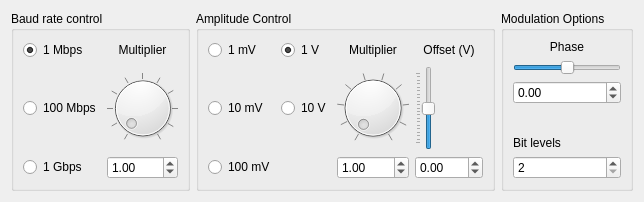
<?xml version="1.0" encoding="UTF-8"?>
<ui version="4.0">
 <class>PRBSGenerator</class>
 <widget class="QWidget" name="PRBSGenerator">
  <property name="geometry">
   <rect>
    <x>0</x>
    <y>0</y>
    <width>644</width>
    <height>202</height>
   </rect>
  </property>
  <property name="windowTitle">
   <string>PRBS Generator (NRZ)- Virtual Telecom Lab</string>
  </property>
  <layout class="QGridLayout" name="gridLayout">
   <item row="1" column="0">
    <layout class="QHBoxLayout" name="horizontalLayout">
     <property name="topMargin">
      <number>0</number>
     </property>
     <item>
      <widget class="QGroupBox" name="groupBox">
       <property name="title">
        <string>Baud rate control</string>
       </property>
       <layout class="QGridLayout" name="gridLayout_2">
        <item row="3" column="0">
         <widget class="QRadioButton" name="f1ghzCheck">
          <property name="text">
           <string>1 Gbps</string>
          </property>
         </widget>
        </item>
        <item row="0" column="0">
         <widget class="QRadioButton" name="f1mhzCheck">
          <property name="text">
           <string>1 Mbps</string>
          </property>
          <property name="checked">
           <bool>true</bool>
          </property>
         </widget>
        </item>
        <item row="1" column="1">
         <widget class="QDial" name="fmultDial">
          <property name="minimum">
           <number>10</number>
          </property>
          <property name="maximum">
           <number>5000</number>
          </property>
          <property name="singleStep">
           <number>10</number>
          </property>
          <property name="pageStep">
           <number>100</number>
          </property>
          <property name="value">
           <number>100</number>
          </property>
          <property name="notchTarget">
           <double>10.000000000000000</double>
          </property>
          <property name="notchesVisible">
           <bool>true</bool>
          </property>
         </widget>
        </item>
        <item row="1" column="0">
         <widget class="QRadioButton" name="f100mhzCheck">
          <property name="text">
           <string>100 Mbps</string>
          </property>
          <property name="checked">
           <bool>false</bool>
          </property>
         </widget>
        </item>
        <item row="3" column="1">
         <widget class="QDoubleSpinBox" name="fmultSpin">
          <property name="keyboardTracking">
           <bool>false</bool>
          </property>
          <property name="decimals">
           <number>2</number>
          </property>
          <property name="minimum">
           <double>0.100000000000000</double>
          </property>
          <property name="maximum">
           <double>50.000000000000000</double>
          </property>
          <property name="value">
           <double>1.000000000000000</double>
          </property>
         </widget>
        </item>
        <item row="0" column="1">
         <widget class="QLabel" name="label">
          <property name="text">
           <string>Multiplier</string>
          </property>
          <property name="alignment">
           <set>Qt::AlignCenter</set>
          </property>
         </widget>
        </item>
       </layout>
      </widget>
     </item>
     <item>
      <widget class="QGroupBox" name="groupBox_2">
       <property name="title">
        <string>Amplitude Control</string>
       </property>
       <layout class="QGridLayout" name="gridLayout_3">
        <item row="3" column="0">
         <widget class="QRadioButton" name="a100mvCheck">
          <property name="text">
           <string>100 mV</string>
          </property>
         </widget>
        </item>
        <item row="0" column="3">
         <widget class="QLabel" name="label_3">
          <property name="text">
           <string>Offset (V)</string>
          </property>
          <property name="alignment">
           <set>Qt::AlignCenter</set>
          </property>
         </widget>
        </item>
        <item row="3" column="3">
         <widget class="QDoubleSpinBox" name="offsetSpin">
          <property name="keyboardTracking">
           <bool>false</bool>
          </property>
          <property name="decimals">
           <number>2</number>
          </property>
          <property name="minimum">
           <double>-100.000000000000000</double>
          </property>
          <property name="maximum">
           <double>100.000000000000000</double>
          </property>
         </widget>
        </item>
        <item row="0" column="1">
         <widget class="QRadioButton" name="a1vCheck">
          <property name="text">
           <string>1 V</string>
          </property>
          <property name="checked">
           <bool>true</bool>
          </property>
         </widget>
        </item>
        <item row="3" column="2">
         <widget class="QDoubleSpinBox" name="amultSpin">
          <property name="keyboardTracking">
           <bool>false</bool>
          </property>
          <property name="decimals">
           <number>2</number>
          </property>
          <property name="minimum">
           <double>0.100000000000000</double>
          </property>
          <property name="maximum">
           <double>10.000000000000000</double>
          </property>
          <property name="value">
           <double>1.000000000000000</double>
          </property>
         </widget>
        </item>
        <item row="2" column="0">
         <widget class="QRadioButton" name="a10mvCheck">
          <property name="text">
           <string>10 mV</string>
          </property>
         </widget>
        </item>
        <item row="2" column="2">
         <widget class="QDial" name="amultDial">
          <property name="minimum">
           <number>10</number>
          </property>
          <property name="maximum">
           <number>100</number>
          </property>
          <property name="singleStep">
           <number>1</number>
          </property>
          <property name="pageStep">
           <number>10</number>
          </property>
          <property name="notchTarget">
           <double>10.000000000000000</double>
          </property>
          <property name="notchesVisible">
           <bool>true</bool>
          </property>
         </widget>
        </item>
        <item row="2" column="3">
         <widget class="QSlider" name="offsetSlider">
          <property name="minimum">
           <number>-1000</number>
          </property>
          <property name="maximum">
           <number>1000</number>
          </property>
          <property name="orientation">
           <enum>Qt::Vertical</enum>
          </property>
          <property name="invertedAppearance">
           <bool>false</bool>
          </property>
          <property name="tickPosition">
           <enum>QSlider::TicksAbove</enum>
          </property>
          <property name="tickInterval">
           <number>100</number>
          </property>
         </widget>
        </item>
        <item row="2" column="1">
         <widget class="QRadioButton" name="a10vCheck">
          <property name="text">
           <string>10 V</string>
          </property>
         </widget>
        </item>
        <item row="0" column="0">
         <widget class="QRadioButton" name="a1mvCheck">
          <property name="text">
           <string>1 mV</string>
          </property>
         </widget>
        </item>
        <item row="0" column="2">
         <widget class="QLabel" name="label_2">
          <property name="text">
           <string>Multiplier</string>
          </property>
          <property name="alignment">
           <set>Qt::AlignCenter</set>
          </property>
         </widget>
        </item>
       </layout>
      </widget>
     </item>
     <item>
      <widget class="QGroupBox" name="groupBox_3">
       <property name="title">
        <string>Modulation Options</string>
       </property>
       <layout class="QVBoxLayout" name="verticalLayout_2">
        <item>
         <widget class="QLabel" name="label_5">
          <property name="text">
           <string>Phase</string>
          </property>
          <property name="alignment">
           <set>Qt::AlignCenter</set>
          </property>
         </widget>
        </item>
        <item>
         <widget class="QSlider" name="phaseSlider">
          <property name="minimum">
           <number>-1800</number>
          </property>
          <property name="maximum">
           <number>1800</number>
          </property>
          <property name="orientation">
           <enum>Qt::Horizontal</enum>
          </property>
         </widget>
        </item>
        <item>
         <widget class="QDoubleSpinBox" name="phaseSpin">
          <property name="decimals">
           <number>2</number>
          </property>
          <property name="minimum">
           <double>-180.000000000000000</double>
          </property>
          <property name="maximum">
           <double>180.000000000000000</double>
          </property>
         </widget>
        </item>
        <item>
         <spacer name="verticalSpacer">
          <property name="orientation">
           <enum>Qt::Vertical</enum>
          </property>
          <property name="sizeHint" stdset="0">
           <size>
            <width>20</width>
            <height>40</height>
           </size>
          </property>
         </spacer>
        </item>
        <item>
         <widget class="QLabel" name="label_4">
          <property name="text">
           <string>Bit levels</string>
          </property>
         </widget>
        </item>
        <item>
         <widget class="QSpinBox" name="levelsSpin">
          <property name="keyboardTracking">
           <bool>false</bool>
          </property>
          <property name="minimum">
           <number>2</number>
          </property>
          <property name="maximum">
           <number>16</number>
          </property>
          <property name="singleStep">
           <number>1</number>
          </property>
         </widget>
        </item>
       </layout>
      </widget>
     </item>
    </layout>
   </item>
  </layout>
 </widget>
 <resources/>
 <connections/>
</ui>
